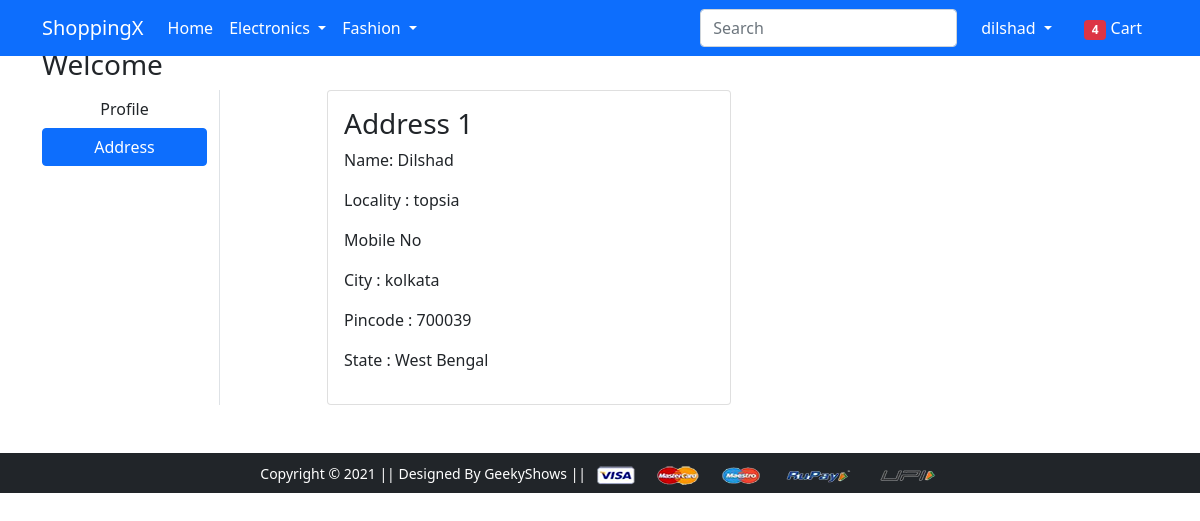
The app's page /address/ (signed in) with its own data.
### app/models.py (models this page shows, shortened)
class User(AbstractBaseUser, PermissionsMixin):
    email = models.EmailField(unique=True)
    name = models.CharField(max_length=150)  # Don't show this field.
    is_active = models.BooleanField(default=True)
    is_staff = models.BooleanField(default=False)
    objects = CustomAccountManager()
    USERNAME_FIELD = 'email'
    REQUIRED_FIELDS = ['name']

class Customer(models.Model):
    user = models.ForeignKey(settings.AUTH_USER_MODEL,on_delete=models.CASCADE)
    name = models.CharField(max_length=200)
    locality = models.CharField(max_length=200)
    city = models.CharField(max_length=100)
    pincode = models.IntegerField()
    state = models.CharField(choices=STATES_CHOICES, max_length=50)

### app/views.py (the view)
# urls.py: path('address/', views.address, name='address'),
@login_required(login_url='/account/login/')
def address(request):
    add = Customer.objects.filter(user=request.user)
    return render(request, 'app/address.html',{'add':add,'active':'btn-primary'})

### app/templates/app/address.html (shortened to what this page needs)
{% extends 'app/base.html' %}
{% load static %}
{% block main-content %}
<div class="container my-5">
 <div class="row">
 <h3>Welcome {{request.user.username|capfirst}}</h3>
  <div class="col-sm-2 border-end">
   <ul class="list-unstyled">
    <li class="d-grid"><a href="{% url 'profile' %}" class="btn ">Profile</a></li>
    <li class="d-grid"><a href="{% url 'address' %}" class="btn {{active}}">Address</a></li>
   </ul>
  </div>
  <div class="col-sm-9 offset-sm-1">
   <div class="row">
    {% for ad in add %}
    <div class="col-sm-6">
     <div class="card">
      <div class="card-body">
       <h3>Address {{forloop.counter}}</h3>
       <p>Name:  {{ad.name}}</p>
       <p>Locality : {{ad.locality}}</p>
       <p>Mobile No {{ad.mobile_no}}</p>
       <p>City : {{ad.city}}</p>
       <p>Pincode : {{ad.pincode}}</p>
       <p>State : {{ad.state}}</p>
      </div>
     </div>
    </div>
    {% endfor %}
   </div>
  </div>
 </div>
</div>
{% endblock main-content %}

### app/templates/app/base.html (shortened to what this page needs)
<!doctype html>
{% load static %}
<html lang="en">
  <head>
    <link href="https://cdn.jsdelivr.net/npm/bootstrap@5.0.0-beta1/dist/css/bootstrap.min.css" rel="stylesheet">
    <link rel="stylesheet" href="{% static 'app/css/owl.carousel.min.css' %}">
    <link rel="stylesheet" href="{% static 'app/css/all.min.css' %}">
    <link rel="stylesheet" href="{% static 'app/css/style.css' %}">
  </head>
  <body>
    <nav class="navbar navbar-expand-lg navbar-dark bg-primary fixed-top">
     <div class="container">
       <a class="navbar-brand" href="/">ShoppingX</a>
       <div class="collapse navbar-collapse" id="navbarSupportedContent">
         <ul class="navbar-nav me-auto mb-2 mb-lg-0">
           <li class="nav-item">
             <a class="nav-link active" aria-current="page" href="/">Home</a>
           </li>
           <li class="nav-item dropdown">
             <a class="nav-link dropdown-toggle text-white" href="#" id="electronicsDropdown" role="button" data-bs-toggle="dropdown" aria-expanded="false">
               Electronics
             </a>
           </li>
           <li class="nav-item dropdown">
             <a class="nav-link dropdown-toggle text-white" href="#" id="fashionDropdown" role="button" data-bs-toggle="dropdown" aria-expanded="false">
               Fashion
             </a>
           </li>
         </ul>
         <form class="d-flex">
           <input class="form-control me-2" id="searchBar1" type="search" placeholder="Search" aria-label="Search" name="search">
         </form>
         <div>
          <ul class="navbar-nav me-auto mb-2 mb-lg-0">
          {% if request.user.is_authenticated %}
           <li class="nav-item dropdown mx-2">
              <a class="nav-link dropdown-toggle text-white" href="#" id="profileDropdown" role="button" data-bs-toggle="dropdown" aria-expanded="false">
                {{request.user.name}}
              </a>
            </li>
            <li class="nav-item mx-2">
             <a href="{% url 'showcart' %}" class="nav-link text-white"><span class="badge bg-danger">4</span> Cart </a>
            </li>
          {% endif %}
          </ul>
         </div>
       </div>
     </div>
    </nav>
    {% block main-content %} {% endblock main-content %}
    <footer class="container-fluid bg-dark text-center p-2 mt-5">
        <small class="text-white">Copyright &copy; 2021 || Designed By GeekyShows || </small>
        <img src="{% static 'app/images/payment.png' %}" alt="" srcset="" class="img-fluid" height="2px">
    </footer>
  </body>
</html>

### records on screen
User: user.name "dilshad"
Customer: name "Dilshad", locality "topsia", city "kolkata", pincode "700039", state "West Bengal"
